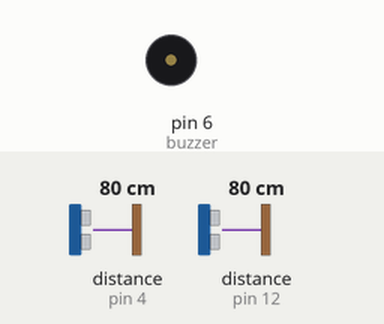
A sketch run on a simulated Arduino Uno, built with avr-gcc and run on an emulated ATmega328P. Shown: buzzer (waves = sounding, pin HIGH). Wiring (inferred from the names in the program): 2 × ultrasonic range finder: trigger pin 3, echo pin 4 / trigger pin 11, echo pin 12. The test bench sets the inputs (shaded band); at power-on: distance to the obstacle (sensors on pin 4, pin 12) 80 cm. The echo pulse lasts 58.3 µs per cm; pins used as bus, display or sensor lines are not drawn; what the sketch prints to the serial monitor is not drawn.

Above: at 0.6 s.
Timing chart, 0 to 3.0 s (numbered marks = the images above):
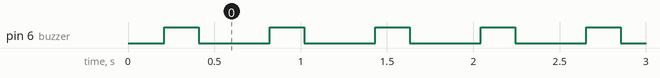

The sketch:

social_distance_system_test.ino
```cpp
int trigA=11;
int echoA=12;
int trigB=3;
int echoB=4;
int buzzer=6;

void setup()
{
  pinMode(trigA,OUTPUT);
  pinMode(echoA,INPUT);
  pinMode(trigB,OUTPUT);
  pinMode(echoB,INPUT);
  pinMode(buzzer,OUTPUT);
  Serial.begin(115200);
}

void loop()
{
  Serial.println(String(readA())+":"+String(readB()));
  delay(200);
  digitalWrite(buzzer,HIGH);
  delay(200);
  digitalWrite(buzzer,LOW);
  delay(200);
}

float readA()
{
  float dist;
  long duration;
  digitalWrite(trigA,LOW);
  delayMicroseconds(2);
  digitalWrite(trigA,HIGH);
  delayMicroseconds(10);
  digitalWrite(trigA,LOW);
  duration=pulseIn(echoA,HIGH);
  dist=duration*0.017;
  return (dist>=2&&dist<=300)?dist:(-1);
}

float readB()
{
  float dist;
  long duration;
  digitalWrite(trigB,LOW);
  delayMicroseconds(2);
  digitalWrite(trigB,HIGH);
  delayMicroseconds(10);
  digitalWrite(trigB,LOW);
  duration = pulseIn(echoB,HIGH);
  dist=duration*0.017;
  return (dist>=2&&dist<=300)?dist:(-1);
}
```

Measured:
- by itself, pin 6 (buzzer): alternates HIGH for 0.20 s and LOW for 0.41 s
